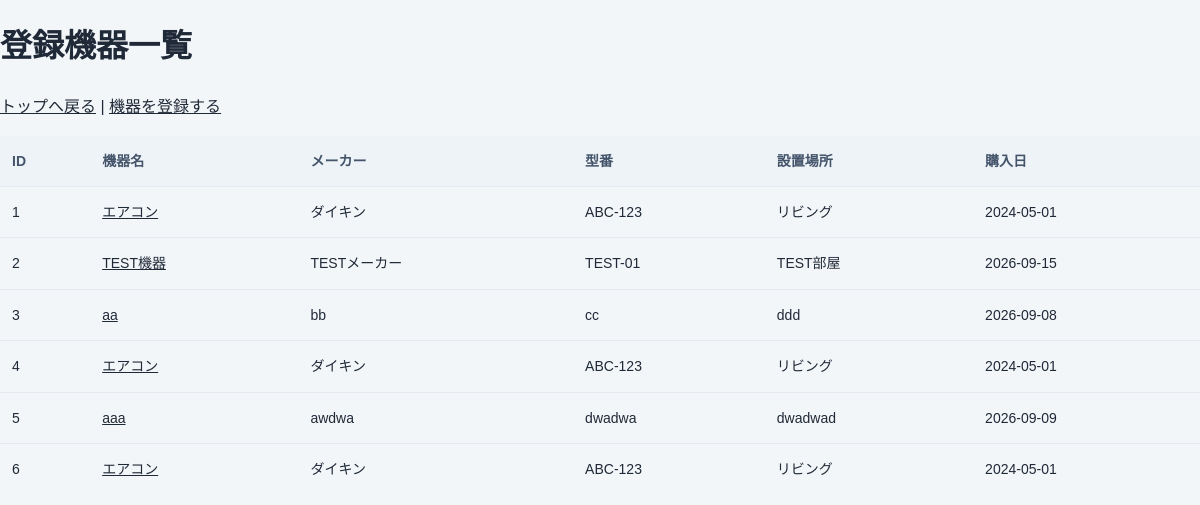
/devices, run on an earlier commit of the app's database.
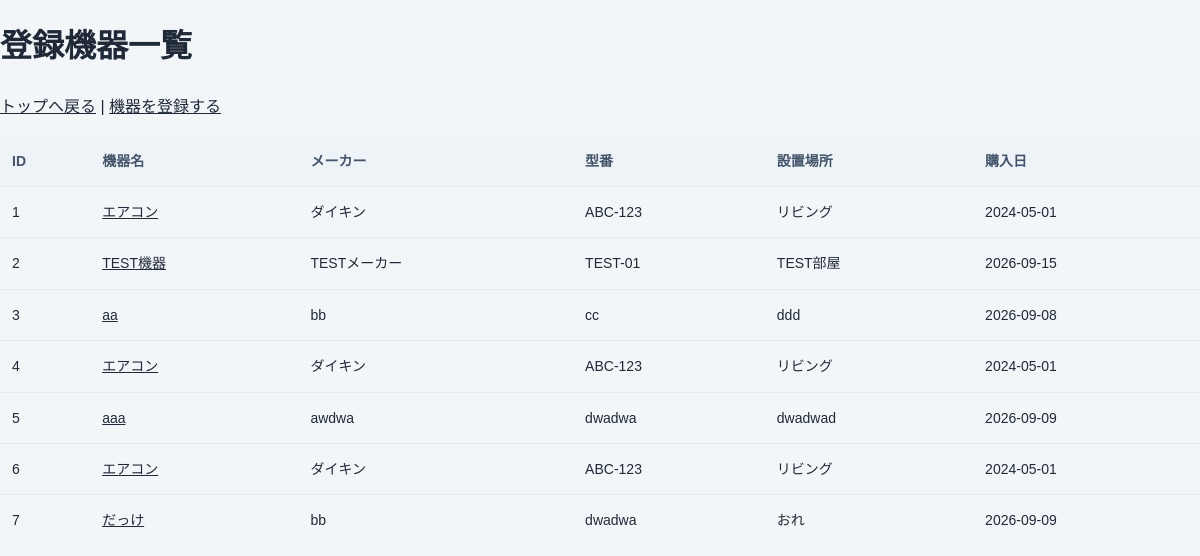
And on a later commit of the database.
### tables this page shows
CREATE TABLE devices (
        id INTEGER PRIMARY KEY AUTOINCREMENT,
        name TEXT NOT NULL,
        manufacturer TEXT,
        model_number TEXT,
        location TEXT,
        purchase_date TEXT
    );

### main.py (the view)
@app.get("/devices")
def device_list(request: Request) -> HTMLResponse:
    with database() as connection:
        cursor: sqlite3.Cursor = connection.execute("""
            SELECT id, name, manufacturer, model_number, location, purchase_date
            FROM devices
            ORDER BY id
        """)
        devices: list[sqlite3.Row] = cursor.fetchall()
    return templates.TemplateResponse(
        request=request, name="device_list.html", context={"devices": devices}
    )

### templates/device_list.html (shortened to what this page needs)
<!DOCTYPE html>
<html lang="ja">
<head>
    <link rel="stylesheet" href="/static/style.css">
</head>
<body>
    <h1>登録機器一覧</h1>
    <p>
        <a href="/">トップへ戻る</a>
        |
        <a href="/devices/new">機器を登録する</a>
    </p>
    <table>
        <thead>
            <tr>
                <th>ID</th>
                <th>機器名</th>
                <th>メーカー</th>
                <th>型番</th>
                <th>設置場所</th>
                <th>購入日</th>
            </tr>
        </thead>
        <tbody>
            {% for device in devices %}
            <tr>
                <td>{{ device.id }}</td>
                <td>
                    <a href="/devices/{{ device.id }}">{{ device.name }}</a>
                </td>
                <td>{{ device.manufacturer }}</td>
                <td>{{ device.model_number }}</td>
                <td>{{ device.location }}</td>
                <td>{{ device.purchase_date }}</td>
            </tr>
            {% else %}
            <tr>
                <td colspan="6">
                    登録機器はまだありません。
                </td>
            </tr>
            {% endfor %}
        </tbody>
    </table>
</body>
</html>

### static/style.css (style rules this page uses)
* { box-sizing: border-box; }
body { margin: 0; font-family: "Yu Gothic", "Meiryo", sans-serif; background: #f3f6f9; color: #1f2937; line-height: 1.6; }
a { color: inherit; }
table { width: 100%; min-width: 640px; border-collapse: collapse; font-size: 14px; }
th, td { padding: 14px 12px; text-align: left; border-bottom: 1px solid #e5eaf0; }
th { background: #eef3f8; color: #44546a; white-space: nowrap; }
td:first-child { white-space: nowrap; }
tbody tr:last-child td { border-bottom: 0; }

What changed in the data, as far as the page shows it:
added devices: id "7", name "だっけ", manufacturer "bb", model_number "dwadwa", location "おれ", purchase_date "2026-09-09"
